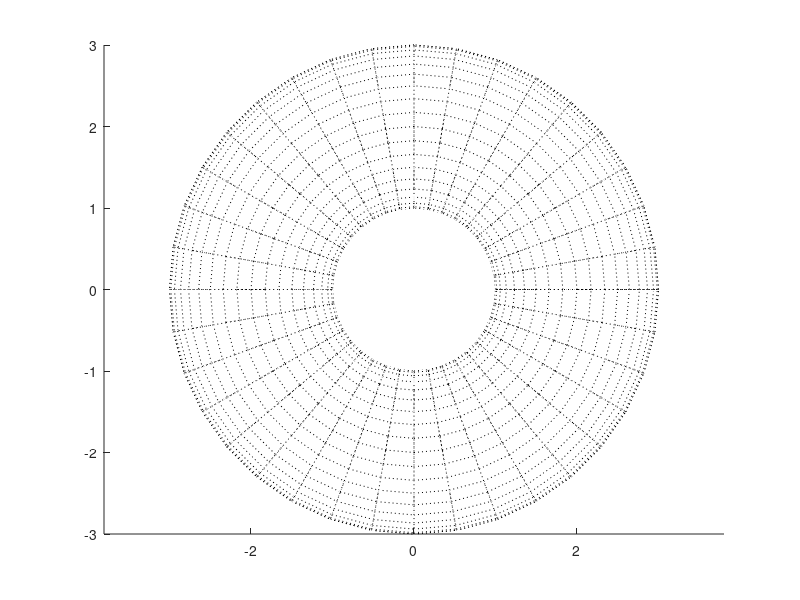

Recreate this plot in MATLAB. (Note: this script raises an error after producing the figure.)
% data_file: N X 2 angle pairs (in radians)
function [] = plot_data_files()

  fig = figure();
  hold on;
  axis equal;
  set(gcf, 'Color', 'w');

  % plot the outline of the torus
  [u,v] = meshgrid(0:10:360);
  r1 = 2;
  r2 = 1;

  X = (r1 + r2*cosd(v)).*cosd(u);
  Y = (r1 + r2*cosd(v)).*sind(u);
  Z = r2*sind(v);

  %surface(X,Y,Z,'FaceColor','none','LineWidth',0.1,'linestyle','--');
  surface(X,Y,Z,'FaceColor','none','LineWidth',0.01,'linestyle',':');

  plot_file('../sampled_data/bins_sine/comp1.dat',[1 0 0]);
  plot_file('../sampled_data/bins_sine/comp2.dat',[0 1 0]);
  plot_file('../sampled_data/bins_sine/comp3.dat',[0 0 1]);

  view([-143 38]);

  xlabel('X');
  ylabel('Y');
  zlabel('Z');

end

function [] = plot_file(data_file,color_vec)

  r1 = 2;
  r2 = 1;

  M = load(data_file);
  theta1 = M(:,1);
  theta2 = M(:,2);

  x = (r1 + r2*cos(theta2)).*cos(theta1);
  y = (r1 + r2*cos(theta2)).*sin(theta1);
  z = r2*sin(theta2);
  plot3(x,y,z,'.','Color',color_vec);

end
